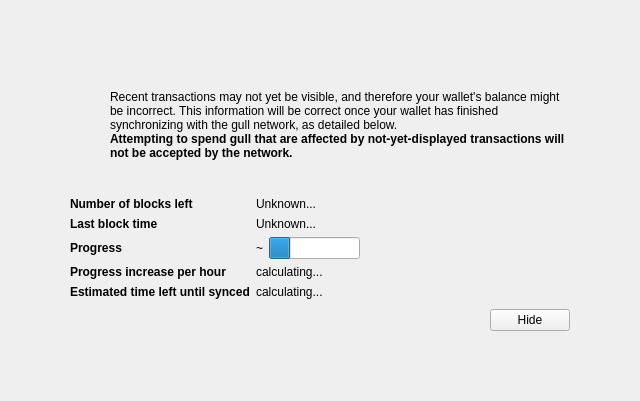
<?xml version="1.0" encoding="UTF-8"?>
<ui version="4.0">
 <class>ModalOverlay</class>
 <widget class="ModalOverlay" name="ModalOverlay">
  <property name="geometry">
   <rect>
    <x>0</x>
    <y>0</y>
    <width>640</width>
    <height>401</height>
   </rect>
  </property>
  <property name="windowTitle">
   <string>Form</string>
  </property>
  <layout class="QVBoxLayout" name="verticalLayout" stretch="0">
   <property name="sizeConstraint">
    <enum>QLayout::SetDefaultConstraint</enum>
   </property>
   <property name="leftMargin">
    <number>0</number>
   </property>
   <property name="topMargin">
    <number>0</number>
   </property>
   <property name="rightMargin">
    <number>0</number>
   </property>
   <property name="bottomMargin">
    <number>0</number>
   </property>
   <item>
    <widget class="QWidget" name="bgWidget" native="true">
     <property name="styleSheet">
      <string notr="true"/>
     </property>
     <layout class="QVBoxLayout" name="verticalLayoutMain" stretch="0">
      <property name="leftMargin">
       <number>60</number>
      </property>
      <property name="topMargin">
       <number>60</number>
      </property>
      <property name="rightMargin">
       <number>60</number>
      </property>
      <property name="bottomMargin">
       <number>60</number>
      </property>
      <item>
       <widget class="QWidget" name="contentWidget" native="true">
        <property name="styleSheet">
         <string notr="true"/>
        </property>
        <layout class="QVBoxLayout" name="verticalLayoutSub" stretch="1,0,0,0,0">
         <property name="spacing">
          <number>0</number>
         </property>
         <property name="leftMargin">
          <number>10</number>
         </property>
         <property name="topMargin">
          <number>10</number>
         </property>
         <property name="rightMargin">
          <number>10</number>
         </property>
         <property name="bottomMargin">
          <number>10</number>
         </property>
         <item>
          <layout class="QHBoxLayout" name="horizontalLayoutIconText" stretch="0,1">
           <property name="topMargin">
            <number>20</number>
           </property>
           <item>
            <layout class="QVBoxLayout" name="verticalLayoutIcon">
             <property name="leftMargin">
              <number>0</number>
             </property>
             <item>
              <widget class="QPushButton" name="warningIcon">
               <property name="enabled">
                <bool>false</bool>
               </property>
               <property name="text">
                <string/>
               </property>
               <property name="icon">
                <iconset>
                 <normaloff>:/icons/warning</normaloff>
                 <disabledoff>:/icons/warning</disabledoff>:/icons/warning</iconset>
               </property>
               <property name="iconSize">
                <size>
                 <width>48</width>
                 <height>48</height>
                </size>
               </property>
               <property name="flat">
                <bool>true</bool>
               </property>
              </widget>
             </item>
             <item>
              <spacer name="verticalSpacerWarningIcon">
               <property name="orientation">
                <enum>Qt::Vertical</enum>
               </property>
               <property name="sizeHint" stdset="0">
                <size>
                 <width>20</width>
                 <height>40</height>
                </size>
               </property>
              </spacer>
             </item>
            </layout>
           </item>
           <item>
            <layout class="QVBoxLayout" name="verticalLayoutInfoText">
             <property name="leftMargin">
              <number>0</number>
             </property>
             <property name="topMargin">
              <number>0</number>
             </property>
             <item>
              <widget class="QLabel" name="infoText">
               <property name="text">
                <string>Recent transactions may not yet be visible, and therefore your wallet's balance might be incorrect. This information will be correct once your wallet has finished synchronizing with the gull network, as detailed below.</string>
               </property>
               <property name="textFormat">
                <enum>Qt::RichText</enum>
               </property>
               <property name="wordWrap">
                <bool>true</bool>
               </property>
              </widget>
             </item>
             <item>
              <widget class="QLabel" name="infoTextStrong">
               <property name="font">
                <font>
                 <weight>75</weight>
                 <bold>true</bold>
                </font>
               </property>
               <property name="text">
                <string>Attempting to spend gull that are affected by not-yet-displayed transactions will not be accepted by the network.</string>
               </property>
               <property name="textFormat">
                <enum>Qt::RichText</enum>
               </property>
               <property name="wordWrap">
                <bool>true</bool>
               </property>
              </widget>
             </item>
             <item>
              <spacer name="verticalSpacerInTextSpace">
               <property name="orientation">
                <enum>Qt::Vertical</enum>
               </property>
               <property name="sizeHint" stdset="0">
                <size>
                 <width>20</width>
                 <height>40</height>
                </size>
               </property>
              </spacer>
             </item>
            </layout>
           </item>
          </layout>
         </item>
         <item>
          <spacer name="verticalSpacerAfterText">
           <property name="orientation">
            <enum>Qt::Vertical</enum>
           </property>
           <property name="sizeHint" stdset="0">
            <size>
             <width>20</width>
             <height>40</height>
            </size>
           </property>
          </spacer>
         </item>
         <item>
          <layout class="QFormLayout" name="formLayout">
           <property name="fieldGrowthPolicy">
            <enum>QFormLayout::FieldsStayAtSizeHint</enum>
           </property>
           <property name="horizontalSpacing">
            <number>6</number>
           </property>
           <property name="verticalSpacing">
            <number>6</number>
           </property>
           <property name="topMargin">
            <number>10</number>
           </property>
           <item row="0" column="0">
            <widget class="QLabel" name="labelNumberOfBlocksLeft">
             <property name="font">
              <font>
               <weight>75</weight>
               <bold>true</bold>
              </font>
             </property>
             <property name="text">
              <string>Number of blocks left</string>
             </property>
            </widget>
           </item>
           <item row="0" column="1">
            <widget class="QLabel" name="numberOfBlocksLeft">
             <property name="text">
              <string>Unknown...</string>
             </property>
            </widget>
           </item>
           <item row="1" column="0">
            <widget class="QLabel" name="labelLastBlockTime">
             <property name="font">
              <font>
               <weight>75</weight>
               <bold>true</bold>
              </font>
             </property>
             <property name="text">
              <string>Last block time</string>
             </property>
            </widget>
           </item>
           <item row="1" column="1">
            <widget class="QLabel" name="newestBlockDate">
             <property name="sizePolicy">
              <sizepolicy hsizetype="Maximum" vsizetype="Preferred">
               <horstretch>0</horstretch>
               <verstretch>0</verstretch>
              </sizepolicy>
             </property>
             <property name="text">
              <string>Unknown...</string>
             </property>
            </widget>
           </item>
           <item row="2" column="0">
            <widget class="QLabel" name="labelSyncDone">
             <property name="font">
              <font>
               <weight>75</weight>
               <bold>true</bold>
              </font>
             </property>
             <property name="text">
              <string>Progress</string>
             </property>
            </widget>
           </item>
           <item row="2" column="1">
            <layout class="QHBoxLayout" name="horizontalLayoutSync" stretch="0,1">
             <item>
              <widget class="QLabel" name="percentageProgress">
               <property name="text">
                <string>~</string>
               </property>
              </widget>
             </item>
             <item>
              <widget class="QProgressBar" name="progressBar">
               <property name="value">
                <number>24</number>
               </property>
               <property name="format">
                <string/>
               </property>
              </widget>
             </item>
            </layout>
           </item>
           <item row="4" column="0">
            <widget class="QLabel" name="labelProgressIncrease">
             <property name="font">
              <font>
               <weight>75</weight>
               <bold>true</bold>
              </font>
             </property>
             <property name="text">
              <string>Progress increase per hour</string>
             </property>
            </widget>
           </item>
           <item row="4" column="1">
            <widget class="QLabel" name="progressIncreasePerH">
             <property name="text">
              <string>calculating...</string>
             </property>
            </widget>
           </item>
           <item row="5" column="0">
            <widget class="QLabel" name="labelEstimatedTimeLeft">
             <property name="font">
              <font>
               <weight>75</weight>
               <bold>true</bold>
              </font>
             </property>
             <property name="text">
              <string>Estimated time left until synced</string>
             </property>
            </widget>
           </item>
           <item row="5" column="1">
            <widget class="QLabel" name="expectedTimeLeft">
             <property name="text">
              <string>calculating...</string>
             </property>
            </widget>
           </item>
          </layout>
         </item>
         <item>
          <layout class="QHBoxLayout" name="horizontalLayoutButtons">
           <property name="leftMargin">
            <number>10</number>
           </property>
           <property name="topMargin">
            <number>10</number>
           </property>
           <item>
            <spacer name="horizontalSpacer">
             <property name="orientation">
              <enum>Qt::Horizontal</enum>
             </property>
             <property name="sizeHint" stdset="0">
              <size>
               <width>40</width>
               <height>20</height>
              </size>
             </property>
            </spacer>
           </item>
           <item>
            <widget class="QPushButton" name="closeButton">
             <property name="text">
              <string>Hide</string>
             </property>
            </widget>
           </item>
          </layout>
         </item>
         <item>
          <layout class="QVBoxLayout" name="verticalLayout_2">
           <item>
            <spacer name="verticalSpacer">
             <property name="orientation">
              <enum>Qt::Vertical</enum>
             </property>
             <property name="sizeHint" stdset="0">
              <size>
               <width>20</width>
               <height>40</height>
              </size>
             </property>
            </spacer>
           </item>
          </layout>
         </item>
        </layout>
       </widget>
      </item>
     </layout>
    </widget>
   </item>
  </layout>
 </widget>
 <customwidgets>
  <customwidget>
   <class>ModalOverlay</class>
   <extends>QWidget</extends>
   <header>modaloverlay.h</header>
   <container>1</container>
  </customwidget>
 </customwidgets>
 <resources/>
 <connections/>
</ui>
